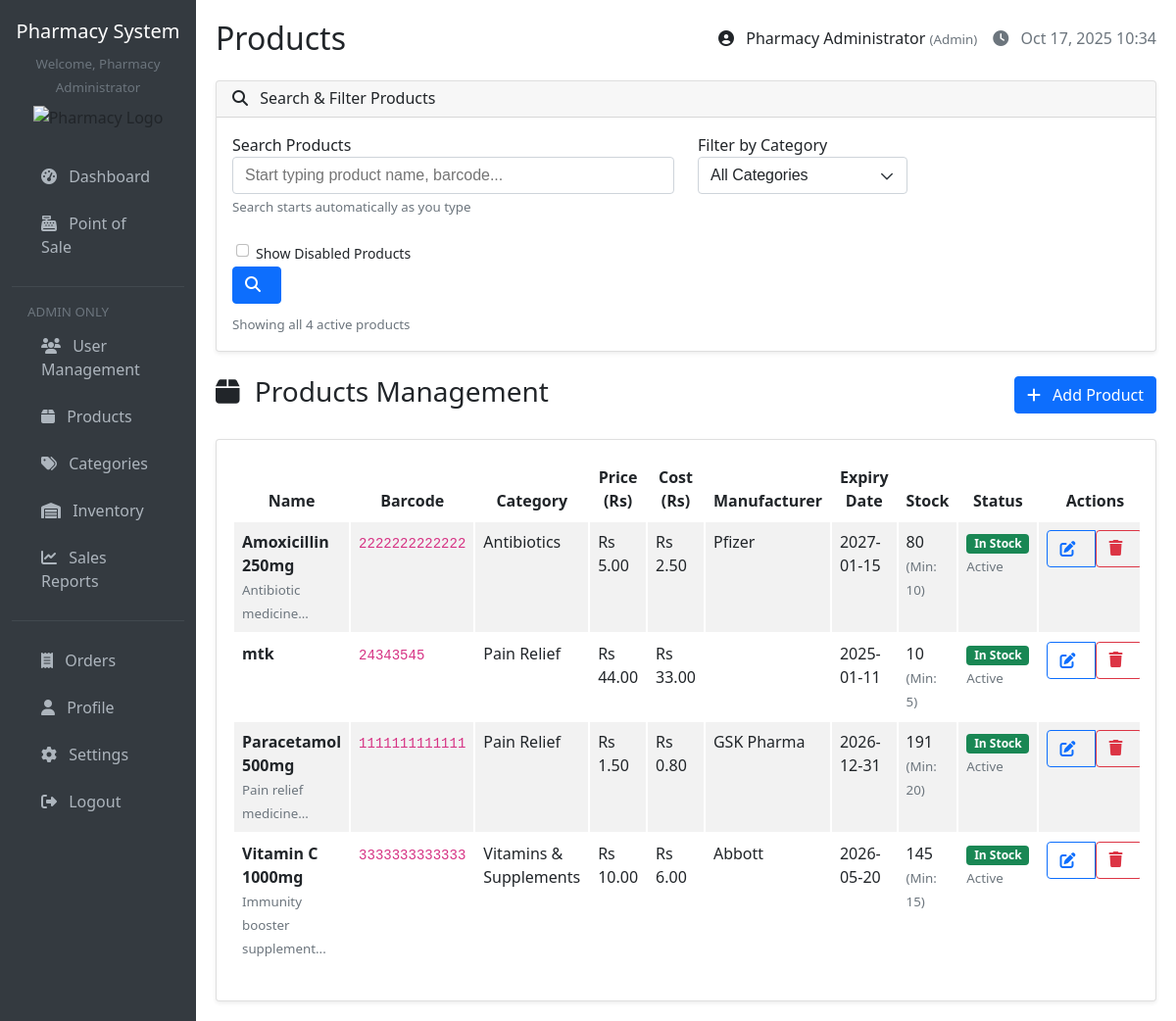
The app's page /pages/products.php (signed in), older data.
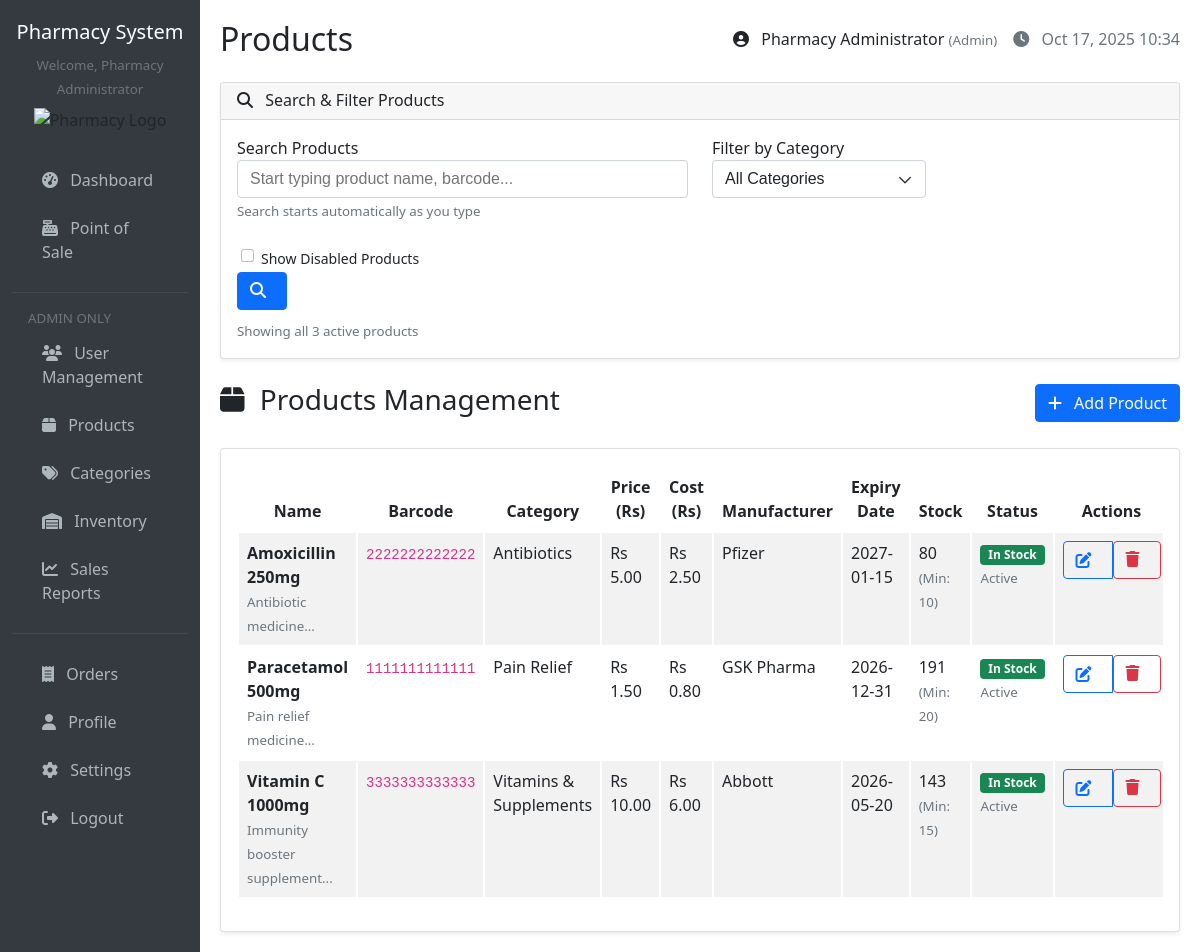
The same page, newer data.
### tables this page shows
CREATE TABLE `products` (
  `id` int(11) NOT NULL,
  `name` varchar(200) NOT NULL,
  `barcode` varchar(100) NULL,
  `category_id` int(11) DEFAULT NULL,
  `price` decimal(10,2) NOT NULL,
  `cost` decimal(10,2) NOT NULL,
  `stock_quantity` int(11) DEFAULT 0,
  `min_stock_level` int(11) DEFAULT 5,
  `expiry_date` date NOT NULL,
  `manufacturer` varchar(255) NOT NULL,
  `description` text DEFAULT NULL,
  `created_at` timestamp NOT NULL DEFAULT current_timestamp(),
  `updated_at` timestamp NOT NULL DEFAULT current_timestamp() ON UPDATE current_timestamp(),
  `is_active` tinyint(1) NOT NULL DEFAULT 1
);

CREATE TABLE `categories` (
  `id` int(11) NOT NULL,
  `name` varchar(100) NOT NULL,
  `description` text DEFAULT NULL,
  `created_at` timestamp NOT NULL DEFAULT current_timestamp(),
  `updated_at` timestamp NOT NULL DEFAULT current_timestamp() ON UPDATE current_timestamp()
);

### config/database.php (called while the page is built, shortened)
<?php
function getConnection() {
    $connection = new mysqli(DB_HOST, DB_USER, DB_PASS, DB_NAME);
    $connection->set_charset("utf8");
    return $connection;
}
function executeQuery($query, $types = '', $params = []) {
    $conn = getConnection();
    $stmt = $conn->prepare($query);
    $stmt->execute();
    $result = $stmt->get_result();
    if ($result) {
        $data = $result->fetch_all(MYSQLI_ASSOC);
        return $data;
    }
    return false;
}
?>

### includes/functions.php (called while the page is built, shortened)
<?php
function formatCurrency($amount) {
    return 'Rs ' . number_format($amount, 2);
}
function sanitizeInput($data) {
    return htmlspecialchars(trim($data), ENT_QUOTES, 'UTF-8');
}
?>

### pages/products.php (the view, shortened to what the changed rows need)
<?php
require_once '../includes/header.php';
$action = isset($_GET['action']) ? $_GET['action'] : 'list';
$categories = getAllCategories();
if ($action == 'list') {
    $show_disabled = isset($_GET['show_disabled']) && $_GET['show_disabled'] == '1' ? 1 : 0;
    $whereParts = [];
    $params = [];
    $types = '';
    if ($show_disabled) {
        $whereParts[] = "p.is_active = 0";
    } else {
        $whereParts[] = "p.is_active = 1";
    }
    $whereClause = '';
    if (!empty($whereParts)) {
        $whereClause = "WHERE " . implode(" AND ", $whereParts);
    }
    $query = "SELECT p.*, c.name as category_name
              FROM products p
              LEFT JOIN categories c ON p.category_id = c.id
              $whereClause
              ORDER BY p.name";
    $products = executeQuery($query, $types, $params);
}
?>
<?php if ($action == 'list'): ?>
    <div class="card mb-4">
        <div class="card-body">
            <div class="mt-2">
                <small class="text-muted" id="resultsCount">
                    <?php
                    $totalProducts = is_array($products) ? count($products) : 0;
                    if (isset($_GET['search']) || isset($_GET['category']) || isset($_GET['show_disabled'])) {
                        $filterText = isset($_GET['show_disabled']) && $_GET['show_disabled'] == '1' ? 'disabled' : 'active';
                        echo "Found $totalProducts $filterText products";
                        if (isset($_GET['search']) && !empty($_GET['search'])) {
                            echo " matching \"" . sanitizeInput($_GET['search']) . "\"";
                        }
                        if (isset($_GET['category']) && $_GET['category'] > 0) {
                            $catName = '';
                            foreach ($categories as $cat) {
                                if ($cat['id'] == $_GET['category']) {
                                    $catName = $cat['name'];
                                    break;
                                }
                            }
                            echo " in category \"$catName\"";
                        }
                    } else {
                        echo "Showing all $totalProducts active products";
                    }
                    ?>
                </small>
            </div>
        </div>
    </div>
    <div class="card">
        <div class="card-body">
            <div class="table-responsive">
                <table class="table table-striped" id="productsTable">
                    <thead>
                        <tr>
                            <th>Name</th>
                            <th>Barcode</th>
                            <th>Category</th>
                            <th>Price (Rs)</th>
                            <th>Cost (Rs)</th>
                            <th>Manufacturer</th>
                            <th>Expiry Date</th>
                            <th>Stock</th>
                            <th>Status</th>
                            <th>Actions</th>
                        </tr>
                    </thead>
                    <tbody id="productsTableBody">
                        <?php if (empty($products)): ?>
                            <tr>
                                <td colspan="10" class="text-center py-4">
                                    <i class="fas fa-box fa-3x text-muted mb-3"></i>
                                    <h5 class="text-muted">
                                        <?php echo (isset($_GET['search']) || isset($_GET['category']) || isset($_GET['show_disabled'])) ? 'No products found' : 'No products added yet'; ?>
                                    </h5>
                                    <?php if (isset($_GET['search']) || isset($_GET['category']) || isset($_GET['show_disabled'])): ?>
                                        <p class="text-muted">Try adjusting your search terms or filters</p>
                                        <a href="?action=list" class="btn btn-outline-primary me-2">Clear Filters</a>
                                    <?php endif; ?>
                                    <a href="?action=add" class="btn btn-primary">Add Product</a>
                                </td>
                            </tr>
                        <?php else: ?>
                            <?php foreach ($products as $prod): ?>
                                <tr class="product-row <?php echo $prod['stock_quantity'] <= 0 ? 'table-danger' : ($prod['stock_quantity'] <= $prod['min_stock_level'] ? 'table-warning' : ''); ?>">
                                    <td>
                                        <strong><?php echo sanitizeInput($prod['name']); ?></strong>
                                        <?php if ($prod['description']): ?>
                                            <br><small class="text-muted"><?php echo sanitizeInput(substr($prod['description'], 0, 50)); ?>...</small>
                                        <?php endif; ?>
                                    </td>
                                    <td><code><?php echo sanitizeInput($prod['barcode']); ?></code></td>
                                    <td><?php echo $prod['category_name'] ? sanitizeInput($prod['category_name']) : '<span class="text-muted">Uncategorized</span>'; ?></td>
                                    <td><?php echo formatCurrency($prod['price']); ?></td>
                                    <td><?php echo formatCurrency($prod['cost']); ?></td>
                                    <td><?php echo sanitizeInput($prod['manufacturer']); ?></td>
                                    <td><?php echo !empty($prod['expiry_date']) ? date('Y-m-d', strtotime($prod['expiry_date'])) : '<span class="text-muted">N/A</span>'; ?></td>
                                    <td>
                                        <span class="stock-quantity" data-min-stock="<?php echo $prod['min_stock_level']; ?>">
                                            <?php echo $prod['stock_quantity']; ?>
                                        </span>
                                        <small class="text-muted">(Min: <?php echo $prod['min_stock_level']; ?>)</small>
                                    </td>
                                    <td>
                                        <?php if ($prod['is_active']): ?>
                                            <?php if ($prod['stock_quantity'] <= 0): ?>
                                                <span class="badge bg-danger">Out of Stock</span>
                                            <?php elseif ($prod['stock_quantity'] <= $prod['min_stock_level']): ?>
                                                <span class="badge bg-warning">Low Stock</span>
                                            <?php else: ?>
                                                <span class="badge bg-success">In Stock</span>
                                            <?php endif; ?>
                                            <br><small class="text-muted">Active</small>
                                        <?php else: ?>
                                            <span class="badge bg-secondary">Disabled</span>
                                        <?php endif; ?>
                                    </td>
                                       <td>
                                        <div class="btn-group btn-group-sm">
                                            <a href="?action=edit&id=<?php echo $prod['id']; ?>" class="btn btn-outline-primary">
                                                <i class="fas fa-edit"></i>
                                            </a>
                                            <form method="POST" class="d-inline" onsubmit="return confirm('Are you sure you want to disable this product?')">
                                                <button type="submit" name="delete_product" class="btn btn-outline-danger" title="Disable (soft-delete)">
                                                    <i class="fas fa-trash"></i>
                                                </button>
                                            </form>
                                        </div>
                                    </td>
                                </tr>
                            <?php endforeach; ?>
                        <?php endif; ?>
                    </tbody>
                </table>
            </div>
        </div>
    </div>
<?php endif; ?>
<?php require_once '../includes/footer.php'; ?>

Row changes from the older to the newer data that the page shows:
no longer on this page (row edited): products: name "mtk", barcode "24343545", category.name "Pain Relief", price "Rs 44.00", cost "Rs 33.00", expiry_date "2025-01-11", stock_quantity "10", min_stock_level "5", is_active "In Stock"
changed products "Vitamin C 1000mg": stock_quantity "145" → "143"
Text that changed along with them:
$totalProducts: "4" → "3"
